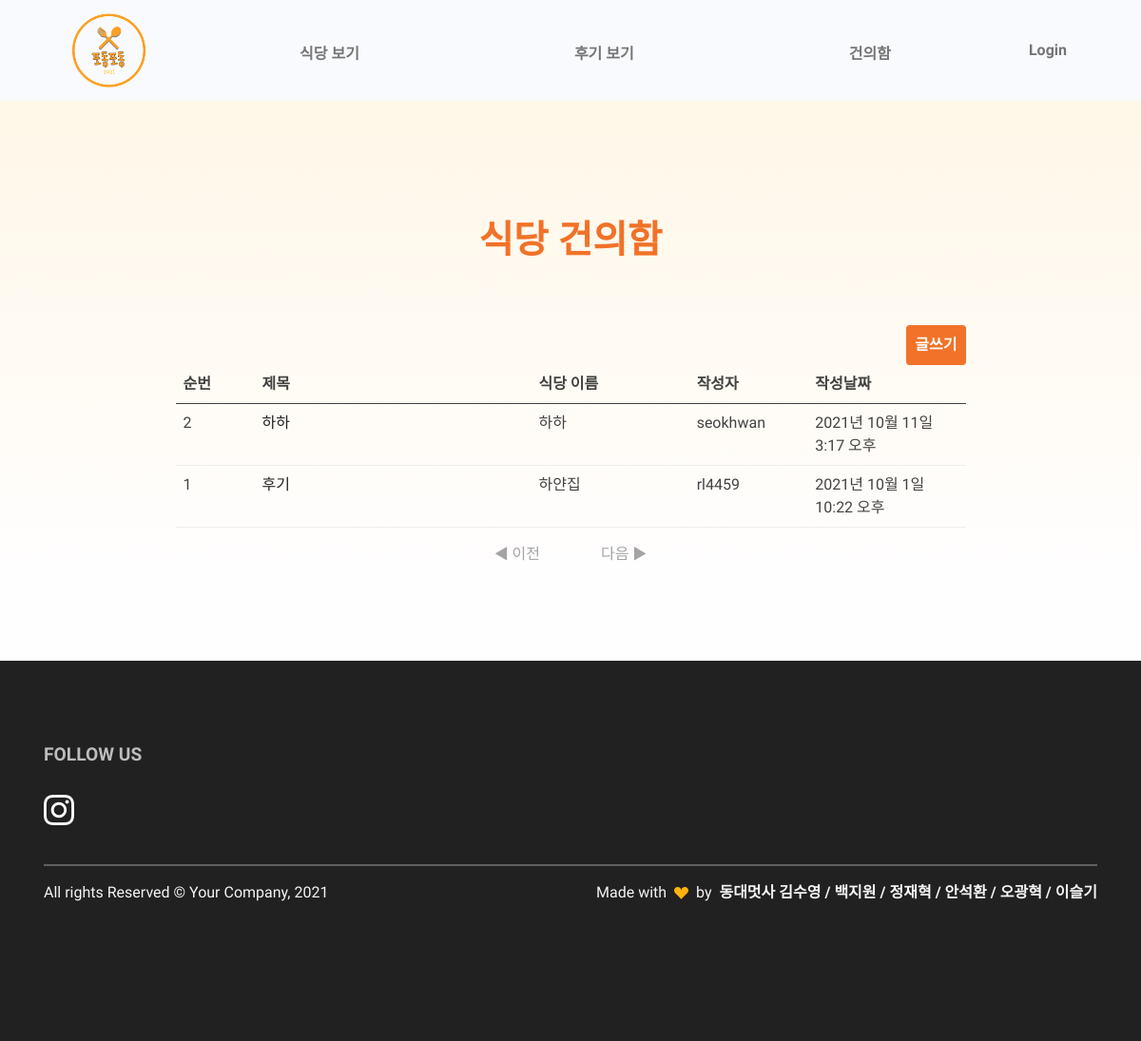
The page /board/board_main on the database as committed earlier.
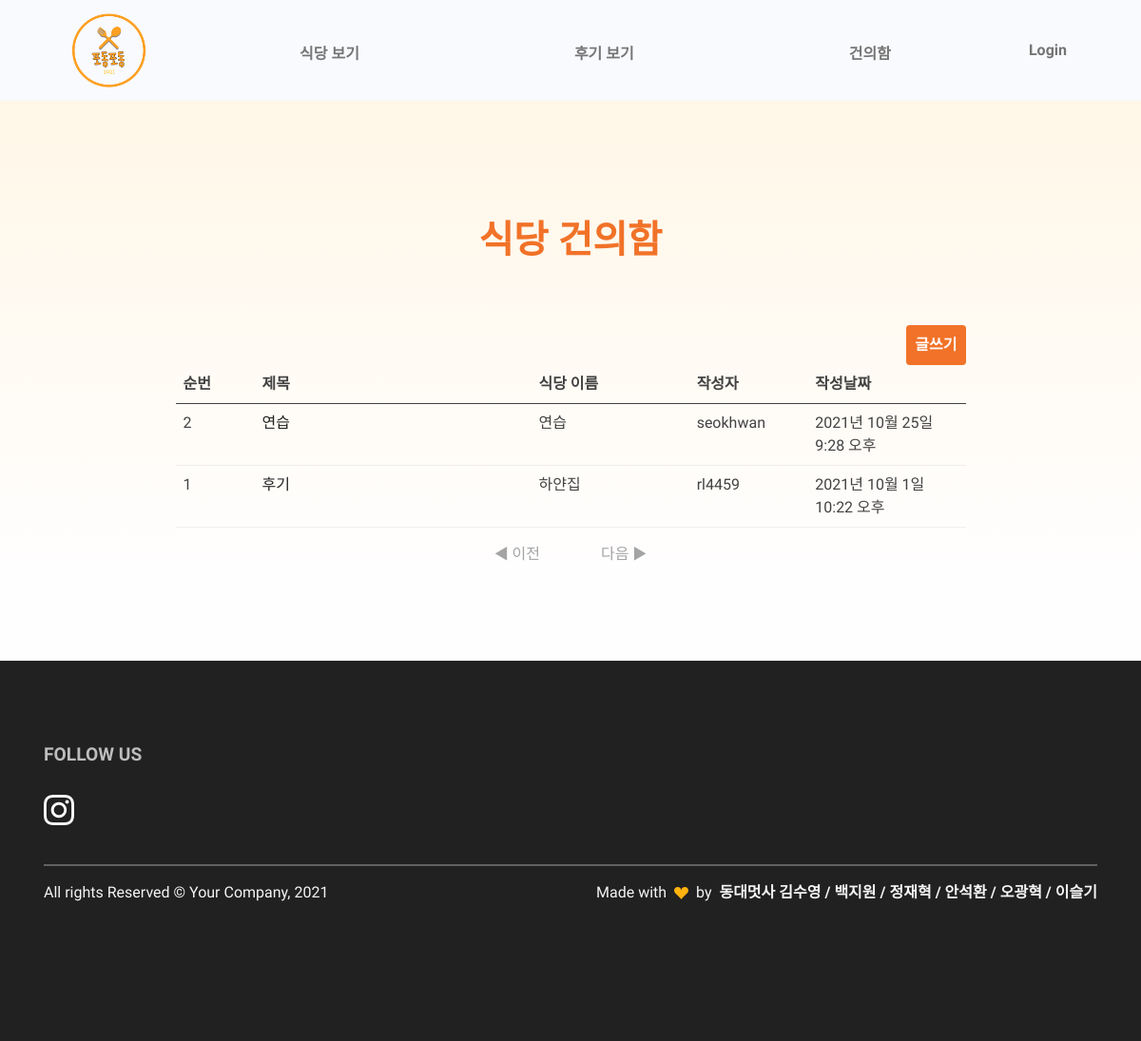
The same page on the database as committed later.
### board/models.py (models this page shows, shortened)
class Board(models.Model):
    id = models.AutoField(primary_key=True)
    title = models.CharField(max_length=2000)
    cafeteria = models.CharField(max_length=2000)
    writer = models.ForeignKey(User, on_delete=models.CASCADE)
    date = models.DateTimeField()
    body = models.TextField()

### board/views.py (the view)
# urls.py: path('board_main',board_main,name='board_main'),
def board_main(request):
    boards = Board.objects.all().order_by('-date')
    return render(request,'board/board_main.html',{'boards':boards})

### board/templates/board/board_main.html (shortened to what this page needs)
{% extends 'base.html' %}
{% load static %}
{% block content %}
<link rel="stylesheet" href="{% static 'css/board.css'%}?ab">
<section class="py-0 bg-primary-gradient">
    <div class = 'container'>
        <div class="row justify-content-center g-0">
            <div class="col-xl-9">
                <div class="col-lg-6 text-center mx-auto mb-3 mb-md-5 mt-4">
                    <h5 class="fw-bold text-danger fs-3 fs-lg-5 lh-sm my-6" style="margin-top:8rem !important;">식당 건의함</h5>
                </div>
                <div class = "board_main">
                    <a href = "{% url 'board:request_new' %}"><button class="btn btn-danger" style="padding:0.5rem;" type="submit">
                        글쓰기
                      </button></a>
                      <table class="table d-none d-sm-table">
                        <thead>
                            <tr class="thead col-xs-1">
                                <th scope="col" id = 'board_num'>순번</th>
                                <th scope="col" id = 'board_title'>제목</th>
                                <th scope='col' id = 'board_cafeteria'>식당 이름</th>
                                <th scope="col" id = 'board_writer'>작성자</th>
                                <th scope="col" id = 'board_date'>작성날짜</th>
                        </thead>
                        <tbody>
                            {% for board in boards %}
                            <tr>
                                <td>{{ forloop.revcounter }}</td>
                                <td><a id = 'board_title_a' href="{% url 'board:request_detail' board.id %}">{{board.title}}</a></td>
                                <td>{{board.cafeteria}}</td>
                                <td>{{board.writer}}</td>
                                <td>{{board.date}}</td>
                            </tr>
                            {% endfor %}
                        </tbody>
                      </table>
                </div>
            </div>
        </div>
        <div class="page middle">
            {% if pages.has_previous %}
            <a href="?page={{pages.previous_page_number}}" class="page_click active">◀ 이전</a>
            {% else %}
            <a class="page_click nonactive">◀ 이전</a>
            {% endif %}
            {% if pages.has_next %}
            <a href="?page={{pages.next_page_number}}" class="page_click active">다음 ▶</a>
            {% else %}
            <a class="page_click nonactive">다음 ▶</a>
            {% endif %}
        </div>
    </div>
</section>
{% endblock %}

Rows that differ between the two databases and show on the page:
removed Board: title "하하", cafeteria "하하", writer "seokhwan", date "2021년 10월 11일 3:17 오후"
added Board: title "연습", cafeteria "연습", writer "seokhwan", date "2021년 10월 25일 9:28 오후"
